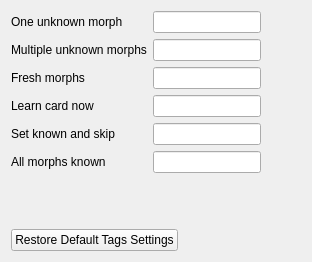
       <widget class="QWidget" name="tags_tab">
        <property name="sizePolicy">
         <sizepolicy hsizetype="Preferred" vsizetype="Preferred">
          <horstretch>0</horstretch>
          <verstretch>0</verstretch>
         </sizepolicy>
        </property>
        <attribute name="title">
         <string>Tags</string>
        </attribute>
        <layout class="QVBoxLayout" name="verticalLayout_12">
         <item>
          <layout class="QVBoxLayout" name="verticalLayout_10">
           <item>
            <layout class="QHBoxLayout" name="horizontalLayout_4">
             <item>
              <layout class="QVBoxLayout" name="verticalLayout_8">
               <item>
                <widget class="QLabel" name="label_2">
                 <property name="text">
                  <string>One unknown morph</string>
                 </property>
                </widget>
               </item>
               <item>
                <widget class="QLabel" name="label_3">
                 <property name="text">
                  <string>Multiple unknown morphs</string>
                 </property>
                </widget>
               </item>
               <item>
                <widget class="QLabel" name="label_46">
                 <property name="text">
                  <string>Fresh morphs</string>
                 </property>
                </widget>
               </item>
               <item>
                <widget class="QLabel" name="label_6">
                 <property name="text">
                  <string>Learn card now</string>
                 </property>
                </widget>
               </item>
               <item>
                <widget class="QLabel" name="label_5">
                 <property name="text">
                  <string>Set known and skip</string>
                 </property>
                </widget>
               </item>
               <item>
                <widget class="QLabel" name="label_4">
                 <property name="text">
                  <string>All morphs known</string>
                 </property>
                </widget>
               </item>
              </layout>
             </item>
             <item>
              <layout class="QVBoxLayout" name="verticalLayout_7">
               <item>
                <widget class="QLineEdit" name="tagReadyLineEdit"/>
               </item>
               <item>
                <widget class="QLineEdit" name="tagNotReadyLineEdit"/>
               </item>
               <item>
                <widget class="QLineEdit" name="tagfreshLineEdit"/>
               </item>
               <item>
                <widget class="QLineEdit" name="tagLearnCardNowLineEdit"/>
               </item>
               <item>
                <widget class="QLineEdit" name="tagKnownManuallyLineEdit"/>
               </item>
               <item>
                <widget class="QLineEdit" name="tagKnownAutomaticallyLineEdit"/>
               </item>
              </layout>
             </item>
             <item>
              <spacer name="horizontalSpacer_4">
               <property name="orientation">
                <enum>Qt::Horizontal</enum>
               </property>
               <property name="sizeHint" stdset="0">
                <size>
                 <width>40</width>
                 <height>20</height>
                </size>
               </property>
              </spacer>
             </item>
            </layout>
           </item>
           <item>
            <spacer name="verticalSpacer">
             <property name="orientation">
              <enum>Qt::Vertical</enum>
             </property>
             <property name="sizeHint" stdset="0">
              <size>
               <width>20</width>
               <height>40</height>
              </size>
             </property>
            </spacer>
           </item>
           <item>
            <layout class="QHBoxLayout" name="horizontalLayout_7">
             <property name="topMargin">
              <number>10</number>
             </property>
             <item>
              <widget class="QPushButton" name="restoreTagsPushButton">
               <property name="text">
                <string>Restore Default Tags Settings</string>
               </property>
              </widget>
             </item>
             <item>
              <spacer name="horizontalSpacer_5">
               <property name="orientation">
                <enum>Qt::Horizontal</enum>
               </property>
               <property name="sizeHint" stdset="0">
                <size>
                 <width>40</width>
                 <height>20</height>
                </size>
               </property>
              </spacer>
             </item>
            </layout>
           </item>
          </layout>
         </item>
        </layout>
       </widget>
